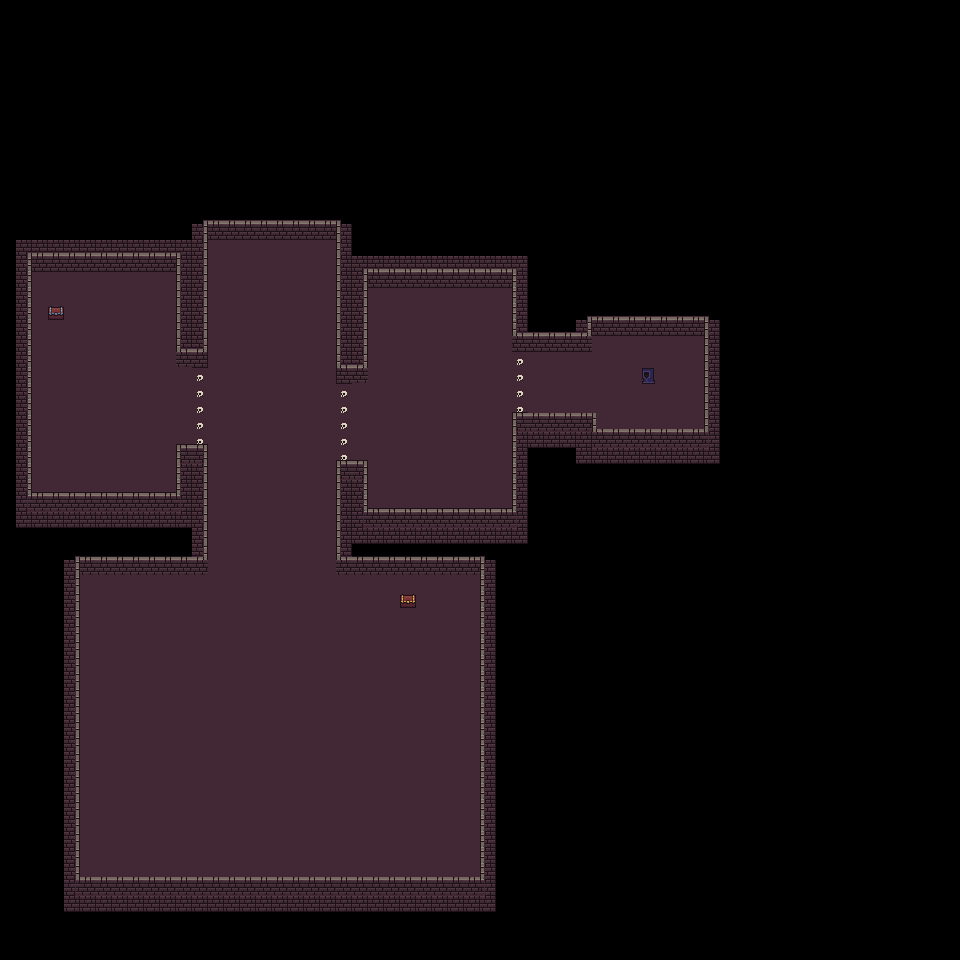

The image is a tile-based game level rendered from a .tmx file. Its description and source (layers, tilesets, objects; grid data summarised) follow:
An orthogonal 60x60 tile map with 16x16 px tiles, 5 tile layers (invisible, bg, building-bg, building-fg, ...), 2 tilesets and 1 object (spawn).

<map version="1.2" tiledversion="2020.05.27" orientation="orthogonal" renderorder="right-down" width="60" height="60" tilewidth="16" tileheight="16" infinite="0" nextlayerid="8" nextobjectid="7">
 <properties>
  <property name="bg-layers" value="bg invisible building-bg" />
  <property name="fg-layers" value="fg building-fg" />
 </properties>
 <tileset firstgid="1" source="walls.tsx" />
 <tileset firstgid="257" source="buildings.tsx" />
 <objectgroup id="4" name="obj" locked="1">
  <object id="1" name="spawn" x="169.333" y="640.333">
   <point />
  </object>
 </objectgroup>
 <layer id="5" name="invisible" width="60" height="60" locked="1">
  <data>[3600 cells, 256 non-empty, 4 distinct tile ids]</data>
 </layer>
 <layer id="3" name="bg" width="60" height="60" locked="1">
  <data>[3600 cells, 1113 non-empty, 10 distinct tile ids]</data>
 </layer>
 <layer id="7" name="building-bg" width="60" height="60">
  <data>[3600 cells, 7 non-empty, 3 distinct tile ids]</data>
 </layer>
 <layer id="6" name="building-fg" width="60" height="60">
  <data>[3600 cells, 11 non-empty, 2 distinct tile ids]</data>
 </layer>
 <layer id="2" name="fg" width="60" height="60" locked="1">
  <data>[3600 cells, 282 non-empty, 17 distinct tile ids]</data>
 </layer>
</map>
